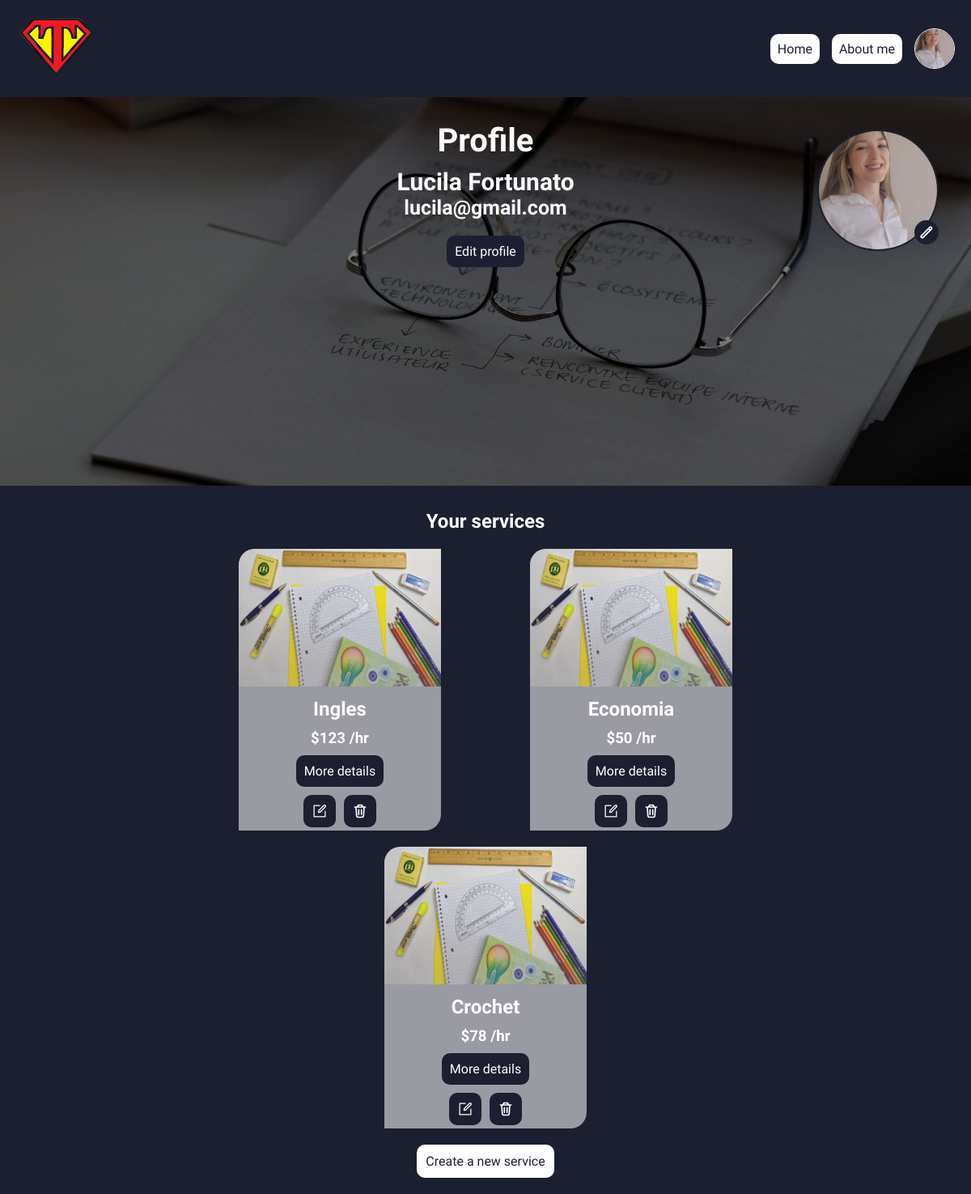
Page /home/profile/ (signed in) on the earlier database version.
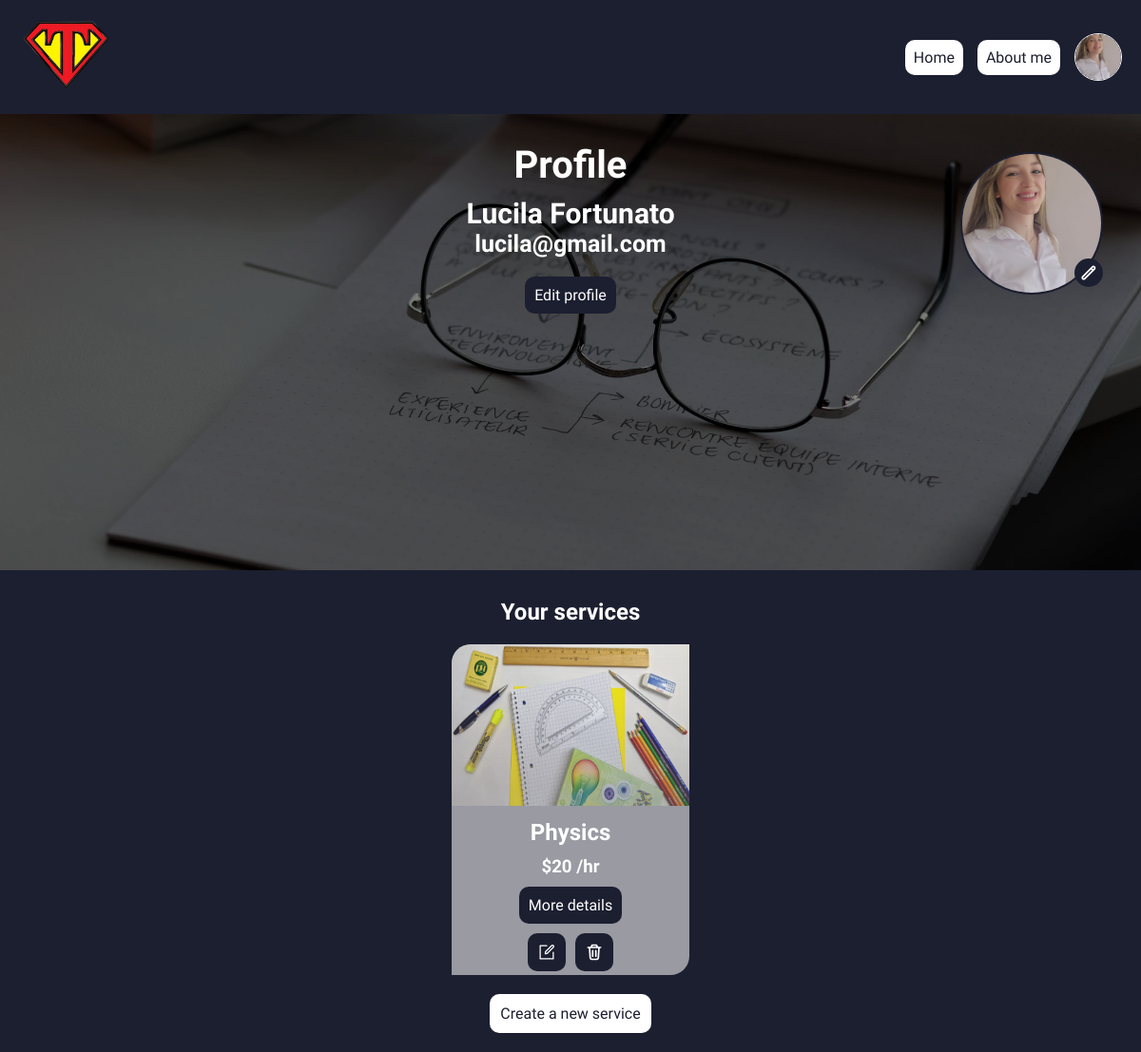
Same page on the later database version.
### super_teacher/models.py (models this page shows, shortened)
class Service(models.Model):
    subject = models.CharField(max_length=64)
    description = models.CharField(max_length=256)
    price = models.IntegerField()
    creator = models.ForeignKey(User, on_delete=models.CASCADE, null=True)

### super_teacher/views.py (the view)
# urls.py: path('profile/', profile, name="profile"),
@login_required
def profile(request):
    user = request.user
    context = {
        'services' : Service.objects.filter(creator = user)
    }
    http_response = render(
        request = request,
        template_name = 'profiles/profile.html',
        context = context
    )
    return http_response

### profiles/templates/profiles/profile.html (shortened to what this page needs)
{% extends "base.html" %}
{% load static %}
{% block main %}
    <main class="main-profile container-profile-avatar">
            <section>
                <div class="banner-profile">
                    <h1 class="text">Profile</h1>
                    <h2 class="text">{{user.first_name}} {{user.last_name}}</h2>
                    <h3 class="text">{{user.email}}</h3>
                    <a class="services-link" href="{% url 'profile_update'%}">Edit profile</a>
                    <div class="profile-top">
                            {% if user.avatar.image %}
                                <div>
                                    <div class="avatar-container avatar-absolute">
                                        <img src="{{user.avatar.image.url}}">
                                    </div>
                                    <a href="{% url 'update_avatar' user.avatar.id %}">
                                        <img class="edit-avatar" src="{% static 'assets/edit-1.svg' %}" alt="">
                                    </a>
                                </div>
                            {% endif %}
                    </div>
                </div>
                <div class="profile-services">
                        {% if services %}
                            <h2 class="text">Your services</h2>
                            <div class="container-services">
                                {% for service in services%}
                                        <div class="card card-services-profile">
                                            <img class="card-img" src="{% static 'assets/cards.webp' %}" alt="classes">
                                            <div class="card-text">
                                                <h2>{{service.subject}}</h2>
                                                <h3>${{service.price}} /hr</h3>
                                                <a class="services-link" href="{% url 'service_detail' service.id %}">More details</a>
                                            </div>
                                            {% if user == service.creator %}
                                                <div class="services-link-container">
                                                    <a class="services-link-profile" href="{% url 'edit_service' service.id %}"><img src="{% static 'assets/edit.svg' %}" alt=""></a>
                                                    <form action="{% url 'delete_service' service.id %}" method="post">
                                                        <button class="services-link-profile" id="delete" type="submit"><img src="{% static 'assets/trash.svg' %}" alt=""></button>
                                                    </form>
                                                </div>
                                            {% endif %}
                                        </div>
                                {% endfor %}
                            </div>
                        <a class="create-service-link" href="{% url 'service' %}">Create a new service</a>
                        {% else %}
                            <h2 class="text">No services created</h2>
                            <a class="create-service-link" href="{% url 'service' %}">Create service</a>
                        {% endif %}
                </div>
            </section>
    </main>
{% endblock main %}

Differences in the rows shown:
removed Service: subject "Ingles", price "123"
removed Service: subject "Economia", price "50"
removed Service: subject "Crochet", price "78"
added Service: subject "Physics", price "20"
